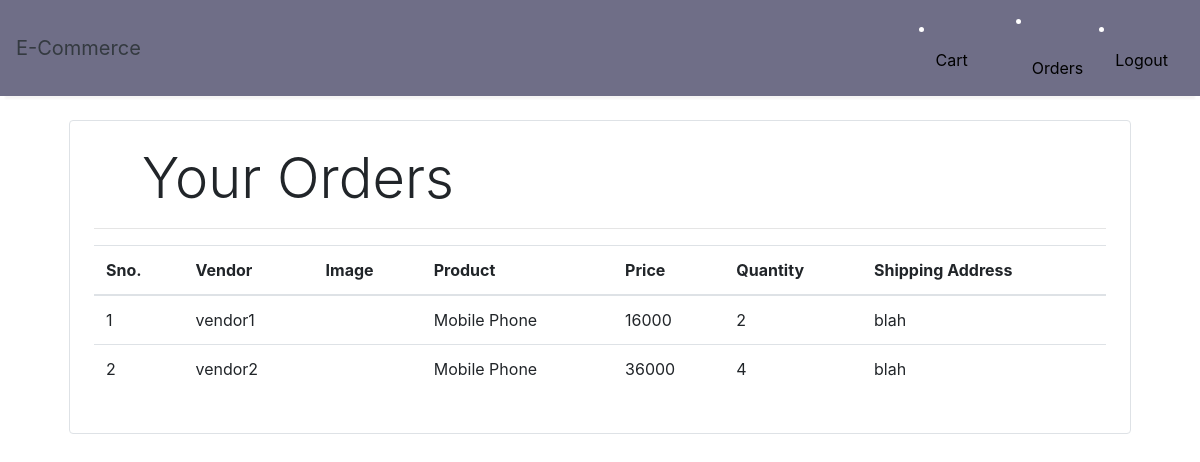
The page /orders/ (signed in) on the database its author committed.
### order/models.py (models this page shows, shortened)
class OrderItem(models.Model):
    order = models.ForeignKey(Order, related_name='items', on_delete=models.CASCADE)
    product = models.ForeignKey(Products, related_name='items', on_delete=models.CASCADE)
    price = models.IntegerField()
    quantity = models.IntegerField(default=1)

class Products(models.Model):
    Name=models.CharField(max_length=100)
    author = models.ForeignKey(User, on_delete=models.CASCADE)
    Description = models.CharField(max_length=250, default='', blank=True, null=True)
    Quantity = models.IntegerField(default=1)
    category = models.ForeignKey(Category, on_delete=models.CASCADE, default=1)
    Image = models.ImageField(blank=True,null=True)
    Price = models.IntegerField(default=0)
    slug = models.SlugField(unique=True)
    active = models.BooleanField(default=True)
    Sum = models.IntegerField(default=0)

class User(AbstractUser):
    is_customer = models.BooleanField(default=False)
    is_vendor = models.BooleanField(default=False)
    email = models.EmailField()

class Order(models.Model):
    user = models.OneToOneField(User, on_delete=models.CASCADE, primary_key=True)
    product = models.ForeignKey(Products,
                                on_delete=models.CASCADE)
    quantity = models.IntegerField(default=1)
    price = models.IntegerField()
    address = models.CharField (max_length=50, default='', blank=True)
    created_at = models.DateTimeField(auto_now_add=True)
    modified_at = models.DateTimeField(auto_now=True)
    status = models.CharField(max_length=255, choices=ORDER_STATUS, default='started')
    email = models.EmailField()

### order/views.py (the view)
# urls.py: re_path(r'^orders/', views.orders, name='orders'),
def orders(request):
    order=Order.objects.get(user=request.user)
    orders = OrderItem.objects.filter(order=order)
    context = {'orders':orders}
    template = 'order/orders2.html'
    return render(request, template, context)

### order/templates/order/orders2.html
{% extends 'order/main.html' %}
{% block content %}
<div class="container">
   <div class="border rounded p-4 m-4">
        <p class="display-4 pl-4 ml-4">Your Orders</p>
        <hr>
        <table class="table">
            <thead>
                <tr>
                    <th>Sno.</th>
                    <th>Vendor</th>
                    <th>Image</th>
                    <th>Product</th>
                    <th>Price</th>
                    <th>Quantity</th>
                    <th>Shipping Address</th>
                </tr>
            </thead>
            <tbody>
                {% for order in orders %}
                <tr>
                    <td>{{forloop.counter}}</td>
                    <td>{{order.product.author}}</td>
                    <td><img style="height: 80px;" class="rounded-circle" src="{{order.product.image.url}}" alt=""></td>
                    <td>{{order.product.Name}}</td>
                    <td>{{order.price}}</td>
                    <td>{{order.quantity}}</td>
                    <td>{{order.order.address}}</td>
                </tr>
                {% endfor %}
            </tbody>
        </table>
   </div>
</div>
{% endblock %}

### rows shown on the page
OrderItem: product.author "vendor1", product.Name "Mobile Phone", price "16000", quantity "2", order.address "blah"
OrderItem: product.author "vendor2", product.Name "Mobile Phone", price "36000", quantity "4", order.address "blah"
